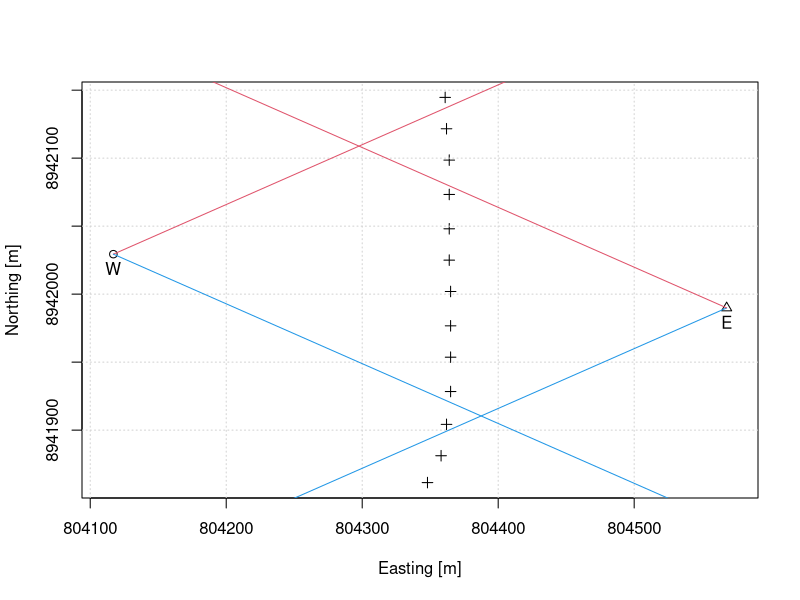

This figure's R source:
# Declinations from paper
solstices <- c(23.75, -23.75) # June Dec
Sin <- function(x) sin(x * pi / 180)
Cos <- function(x) cos(x * pi / 180)

# 1.dat holds the data.  I cannot read the y scale, but the first point I
# clicked wasa at 8941600, and it is reasonable to assume they have 1:1 scaling
# here.  Thus
d <- read.csv("1.dat", skip=7, header=TRUE)
x_axis_device <- c(0.145531780748912, 0.783126481392956)
x_axis_user <- c(804200, 804900)
mx <- lm(x_axis_user ~ x_axis_device)
scale <- coef(mx)[[2]]
y <- 8941600 + scale * (d$devicey - 0.404888590583806)
x <- d$x
plot(x, y, asp=1, pch=d$code, xlab="Easting [m]", ylab="Northing [m]")
grid()

Wobs <- c(x[d$code == 1], y[d$code == 1])
text(Wobs[1], Wobs[2], "W", pos=1)
Eobs <- c(x[d$code == 2], y[d$code == 2])
text(Eobs[1], Eobs[2], "E", pos=1)


L <- 900 # metres
# June solstice viewed from Western observation point
lines(Wobs[1] + c(0, L * Cos(solstices[1])), 
      Wobs[2] + c(0, L * Sin(solstices[1])), col=2) 
# Dec solstice viewed from Western observation point
lines(Wobs[1] + c(0, L * Cos(solstices[2])), 
      Wobs[2] + c(0, L * Sin(solstices[2])), col=4) 
# June solstice viewed from Eastern observation point
lines(Eobs[1] + c(0, L * Cos(180+solstices[1])), 
      Eobs[2] + c(0, L * Sin(180+solstices[1])), col=4) 
# Dec solstice viewed from Eastern observation point
lines(Eobs[1] + c(0, L * Cos(180+solstices[2])), 
      Eobs[2] + c(0, L * Sin(180+solstices[2])), col=2) 

